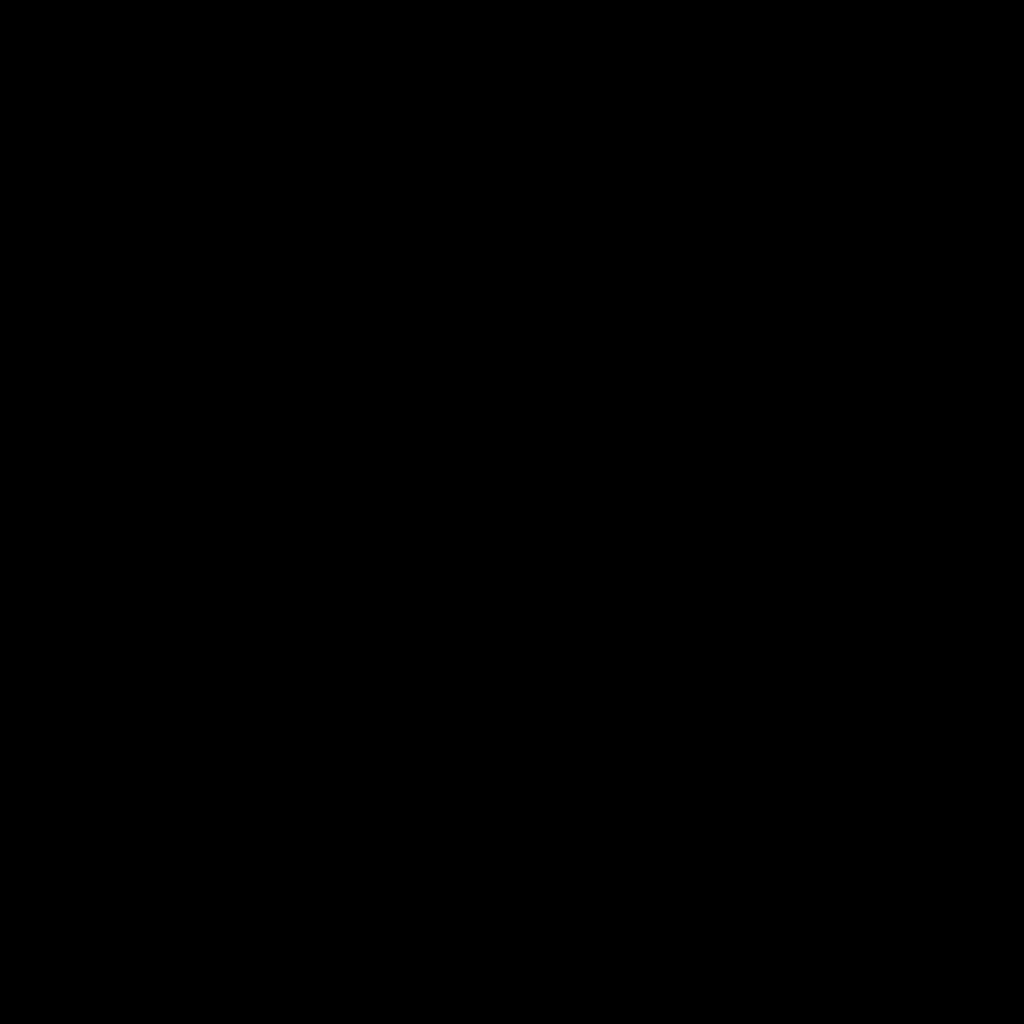
Frame 1 (no input)
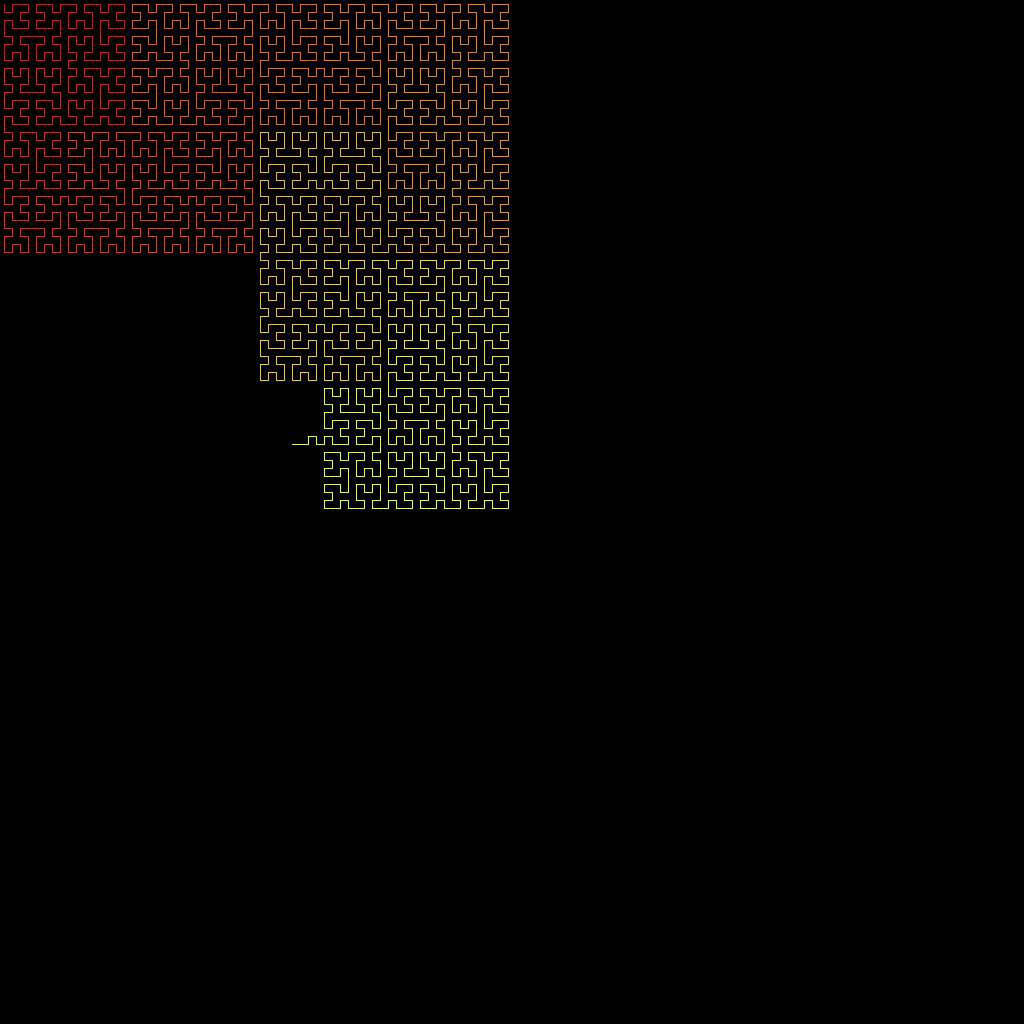
Frame 60 (the mouse pressed at the canvas centre just before this capture)
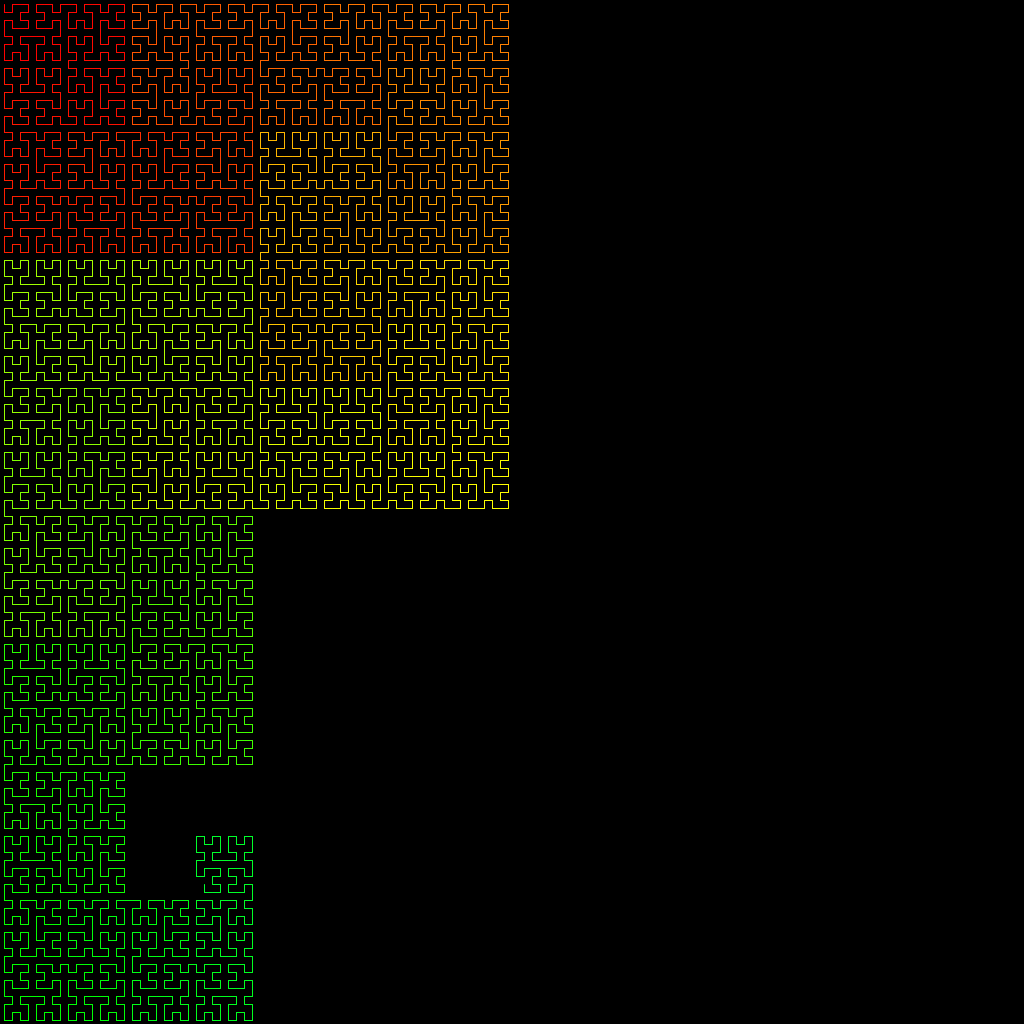
Frame 120 (the mouse held since frame 60 and released just before this capture)

The Processing sketch that drew these frames (run headless with seeded random() and noise(); from frame 60 on, the mouse is pressed at the canvas centre):

// Processing sketch: Hilbert_s_Curve
// ── Hilbert_s_Curve.pde
int order = 7;
int N = int(pow(2, order));
int total = N * N;

PVector[] path = new PVector[total];

void setup() {
  size(1024, 1024);
  colorMode(HSB, 360, 255, 255);
  background(0);
  float len = width / N;

  for (int i = 0; i < total; i++) {
    path[i] = hilbert(i);
    path[i].mult(len);
    path[i].add(len/2, len/2);
  }
}

int counter = 0;
void draw() {
  background(0);

  stroke(255);
  strokeWeight(1);
  noFill();
  //beginShape();
  for (int i = 1; i < counter; i++) {
    float h = map(i, 0, path.length, 0, 360);
    stroke(h, 255, 255);
    line(path[i].x, path[i].y, path[i-1].x, path[i-1].y);
  }
  //endShape();

  counter+=50;
  if (counter >= path.length) {
    counter = 0;
  }
}


PVector hilbert(int i) {
  PVector[] points = {
    new PVector(0, 0), 
    new PVector(0, 1), 
    new PVector(1, 1), 
    new PVector(1, 0)
  };

  int index = i & 3;
  PVector v = points[index];

  for (int j = 1; j < order; j++) {
    i = i >>> 2;
    index = i & 3;
    float len = pow(2, j);
    if (index == 0) {
      float temp = v.x;

      v.x = v.y;
      v.y = temp;
    } else if (index == 1) {
      v.y += len;
    } else if (index == 2) {
      v.x += len;
      v.y += len;
    } else if (index == 3) {
      float temp = len - 1 - v.x;
      v.x = len - 1 - v.y;
      v.y = temp;

      v.x += len;
    }
  }
  return v;
}
